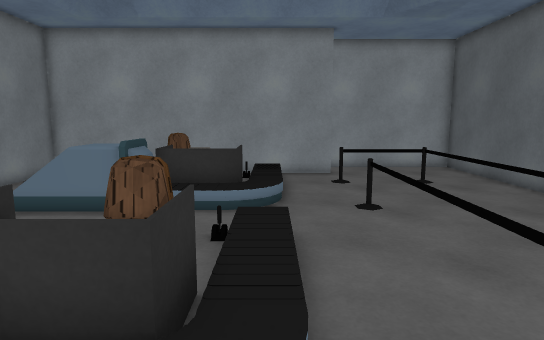
view 1 (above)

17 first-person views from a walk through a 3-D level made in the Unity game engine. The camera is 1.4 m above the floor, tilts 8° down and sees 75° across. The floor is counted in squares, 0.5 m on a side. Each view is taken from the middle of a square. On the plan, view 1 faces up. The plan holds only what a view shows up to about 20 squares ahead; the rest is blank. Some animated figures are left out. Some surface patterns are stand-ins.

view 2
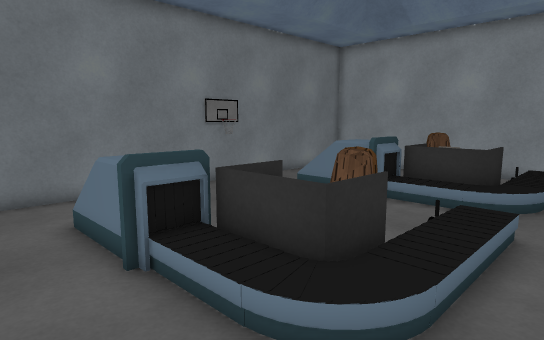

view 3
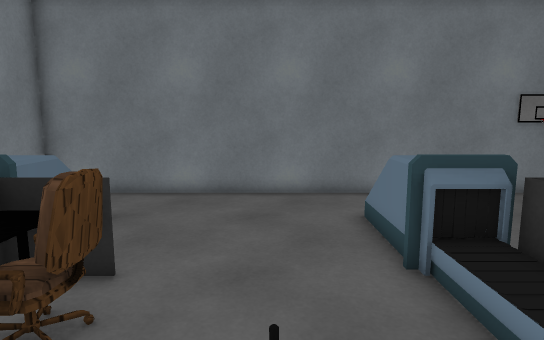

view 4
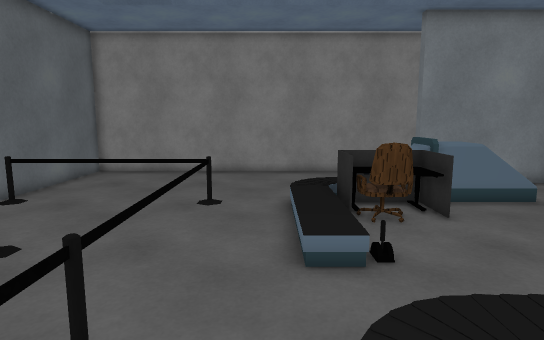

view 5
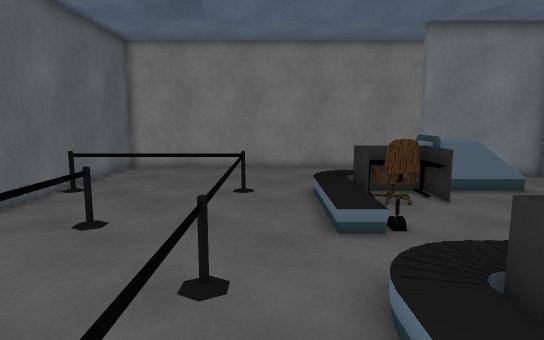

view 6
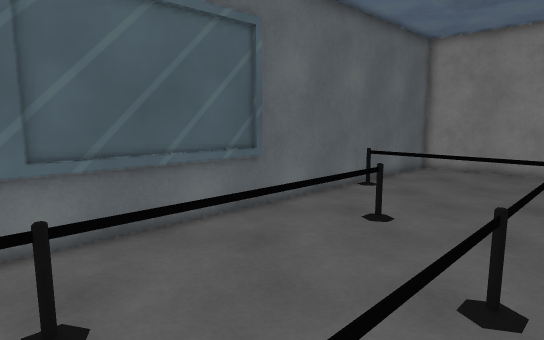

view 7
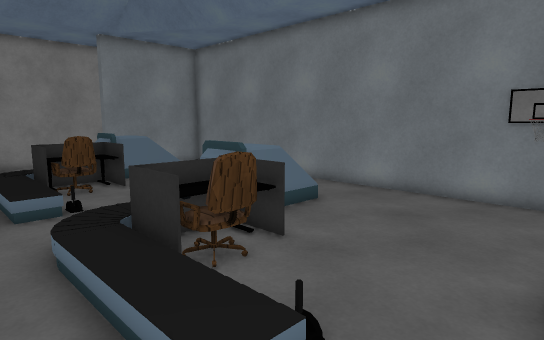

view 8
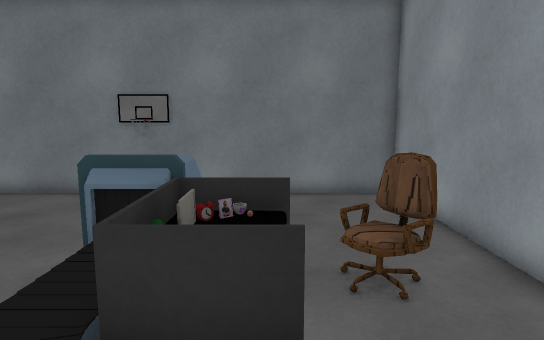

view 9
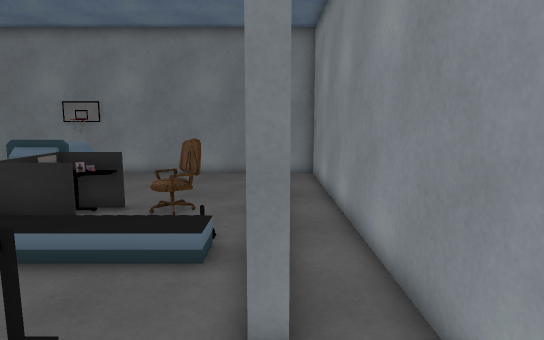

view 10
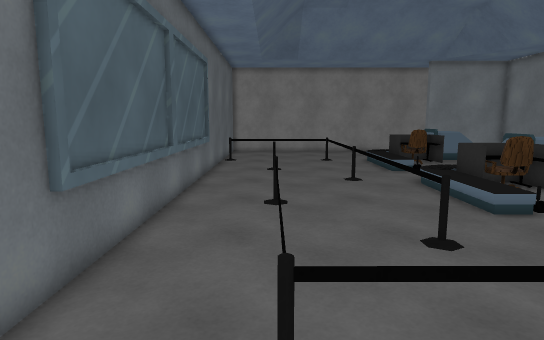

view 11
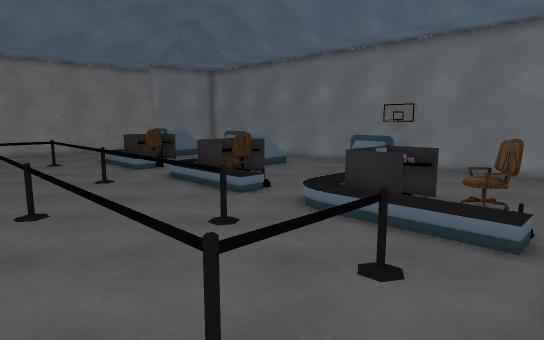

view 12
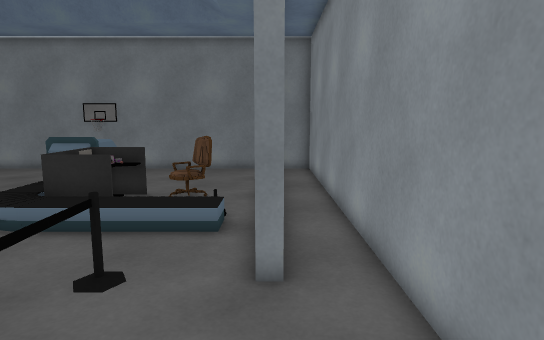

view 13
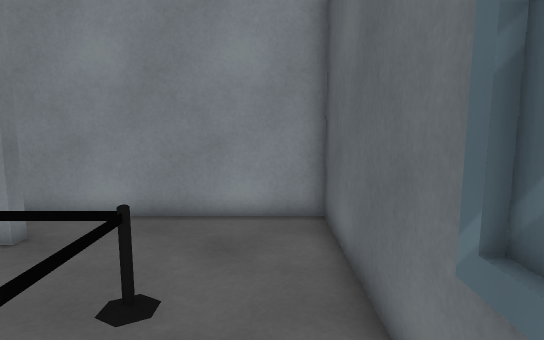

view 14
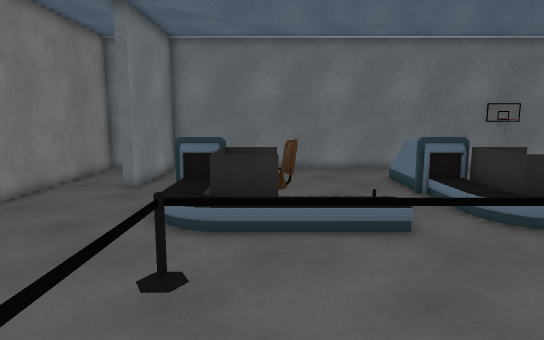

view 15
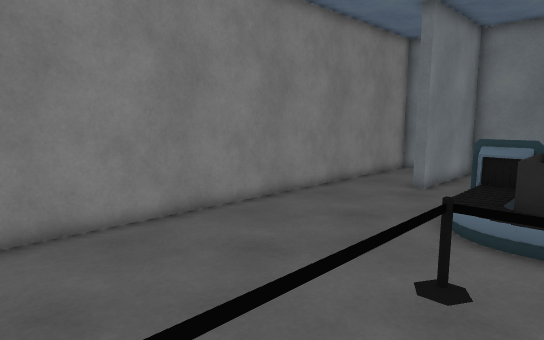

view 16
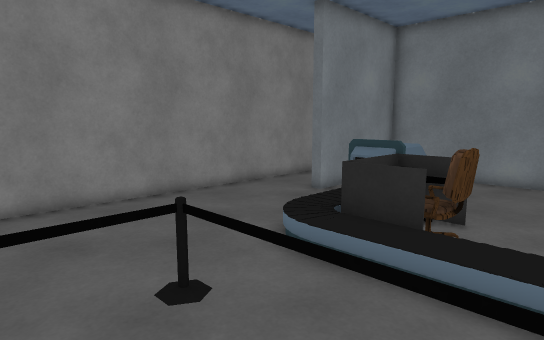

view 17
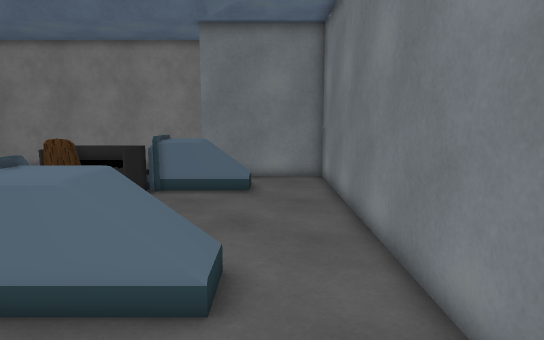

### Floor plan
Key: @ floor where view 1 was taken; # wall or solid block; x gap in a wall; . floor; = window, fence, low wall or low ledge; C chair; O other object.
Columns run from 12 left of view 1 to 11 right of it. Each row starts with its distance up from view 1.
 21  ######################
 20  #....................#
 19  ###############......#
 18  #....................#
 17  #......C...O.........#
 16  #.....CCC..O..=====..#
 15  #......C...O......=..#
 14  #......OO OO......=..##
 13  #....  OOOOO......=..##
 12 # ..  OOOOOOO......=..=#
 11 #   OOO==OOO...=...=..=#
 10 ##......=......=...=..=#
  9 ##.............=...=..=#
  8 # ..........O..=...=..=#
  7 # ..........O..=...=..##
  6  #.......CC.O..=...=..##
  5  #......OCCCO..=...=..#
  4  #......O  OO..=...=..#
  3  #..OOO=OOOOO..=...=..#
  2  #..Ox===OOO...=...=..#
  1  #.............=...=..#
  0  #..........@..=...=..#
 -1  #..........O..=...=..#
 -2  #..........O..=......#
 -3  #.......CC.O..=......#
 -4  #......OCCCO..=...... #
 -5  #......OOOOO..=...... #
 -6  #..OOO=OOOOO..========#
 -7  #..O====OOO.......... #
 -8  #... #==............. #
 -9  #....................#
-10  ######...............#
-11     ..................#
-12   ....................#
-13  ######################

Where each view was taken, in squares from view 1:
view 1: 0 up, 0 right, facing up
view 2: 1 down, 2 right, facing up-left
view 3: 1 down, 2 right, facing left
view 4: 6 up, 1 right, facing down
view 5: 8 up, 2 right, facing down
view 6: 8 up, 2 right, facing down-right
view 7: 11 up, 2 right, facing down-left
view 8: 14 up, 2 right, facing left
view 9: 19 up, 7 right, facing left
view 10: 19 up, 7 right, facing down
view 11: 19 up, 9 right, facing down-left
view 12: 19 up, 9 right, facing left
view 13: 11 up, 9 right, facing up
view 14: 4 down, 9 right, facing left
view 15: 4 down, 9 right, facing down-left
view 16: 1 down, 6 right, facing down-left
view 17: 8 up, 9 left, facing down
